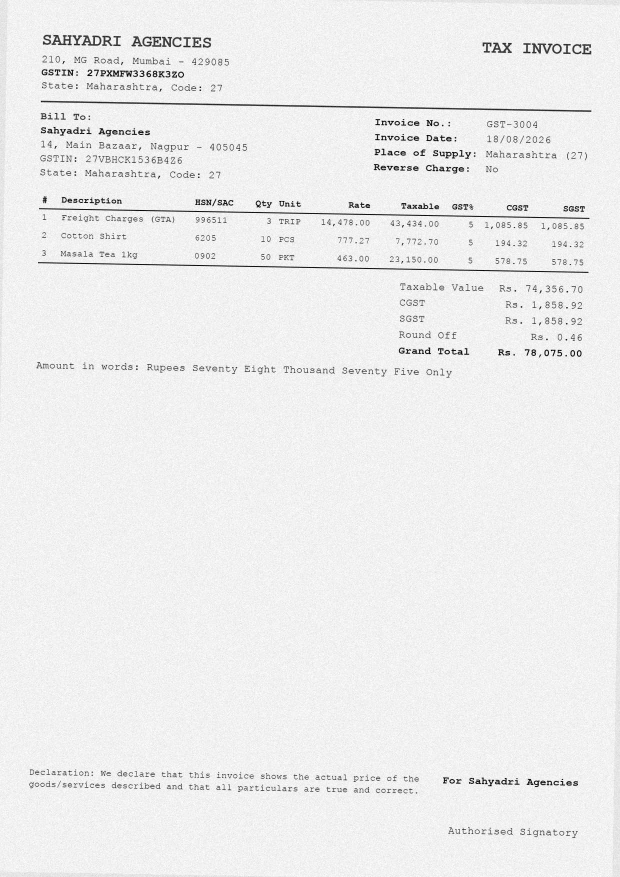
#> input picture samples/invoices/syn_syn_0_00024.jpg, 1240 x 1754 px (shown at 1/2 size)
$ python -i imgquality.py   (imports and definitions only)   (older library calls are emulated)
#> lines starting #> are read from the running program, lines starting #| are printed output that depends on the picture; after the words box and inside, x2 and y2 are one past the last pixel; in counts of white or black regions, pixels touching at a corner belong together
"""Image quality gate + photo preprocessing for uploaded vendor documents.
Quality metrics are measured, then thresholds are set from data (see eval_quality.py), not guessed."""

import cv2, numpy as np
from PIL import Image


def _gray(img):
    a = np.array(img.convert("RGB"))
    return cv2.cvtColor(a, cv2.COLOR_RGB2GRAY)


# [25 lines left out: function quality_metrics, not called in this run]


def estimate_skew(g) -> float:
    """Dominant text-line angle in degrees (small-angle), via minAreaRect of dark pixels."""
    small = cv2.resize(g, (g.shape[1] // 2 or 1, g.shape[0] // 2 or 1)) if max(g.shape) > 1600 else g
    bw = cv2.adaptiveThreshold(small, 255, cv2.ADAPTIVE_THRESH_GAUSSIAN_C, cv2.THRESH_BINARY_INV, 31, 15)
    ys, xs = np.where(bw > 0)
    if len(xs) < 500:
        return 0.0
    pts = np.column_stack([xs, ys]).astype(np.float32)
    ang = cv2.minAreaRect(pts)[-1]
    ang = ang - 90 if ang > 45 else ang
    return float(ang if abs(ang) <= 15 else 0.0)


# [26 lines left out: function verdict, not called in this run]


# Calibrated on 90 real invoice images (eval_quality_rows.json): sharpness<1000 or short side<700 flags 29 images,
# of which only 41% still read vs 84% of unflagged. A flag is a risk signal, NOT proof of failure (41% still read),
# so the engine treats it as advisory and asks for a re-upload only when extraction itself abstains.
THRESHOLDS = dict(min_side=700, sharpness=1000.0, dark=70, glare=0.12, unevenness=38.0, skew=6.0)


def enhance_for_ocr(img: Image.Image) -> list:
    """Photo-oriented variants: flatten lighting, deskew, upscale, local contrast. Returns PIL images to OCR."""
    g = _gray(img)
    h, w = g.shape
    ang = estimate_skew(g)
    if abs(ang) > 0.7:
        M = cv2.getRotationMatrix2D((w / 2, h / 2), ang, 1.0)
        g = cv2.warpAffine(g, M, (w, h), flags=cv2.INTER_CUBIC, borderMode=cv2.BORDER_REPLICATE)
    bg = cv2.medianBlur(cv2.resize(g, (w // 8 or 1, h // 8 or 1)), 21)
    bg = cv2.resize(bg, (w, h))
    flat = cv2.divide(g, np.maximum(bg, 1), scale=255)  # divide out the illumination field
    target = 2200 / max(w, 1)
    up = cv2.resize(flat, None, fx=target, fy=target, interpolation=cv2.INTER_CUBIC) if target > 1 else flat
    clahe = cv2.createCLAHE(clipLimit=2.0, tileGridSize=(8, 8)).apply(up)
    thr = cv2.adaptiveThreshold(up, 255, cv2.ADAPTIVE_THRESH_GAUSSIAN_C, cv2.THRESH_BINARY, 41, 12)
    return [Image.fromarray(clahe), Image.fromarray(thr)]

>>> from PIL import Image
>>> picture = Image.open('samples/invoices/syn_syn_0_00024.jpg')
#> picture is the input picture: PIL image 1240x1754 RGB; min 0, max 255, mean 237.3
>>> result = enhance_for_ocr(picture)
#> in estimate_skew, `small = cv2.resize(g, (g.shape[1] // 2 or 1, g.shape[0] // 2 or 1)) if..`:
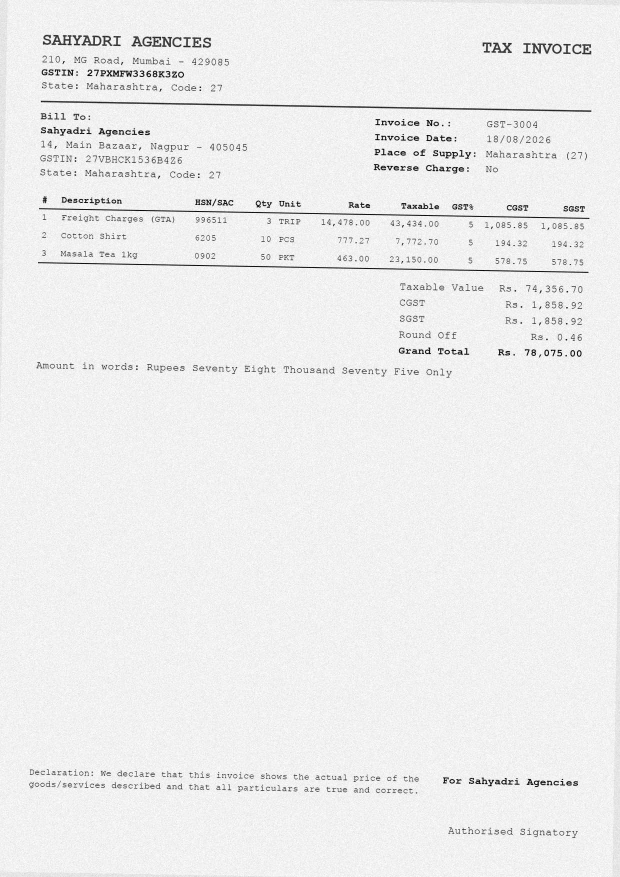
#> small: shape (877, 620); min 2, max 255, mean 237.4
#> in estimate_skew, `bw = cv2.adaptiveThreshold(small, 255, cv2.ADAPTIVE_THRESH_GAUSSIAN_C,..`:
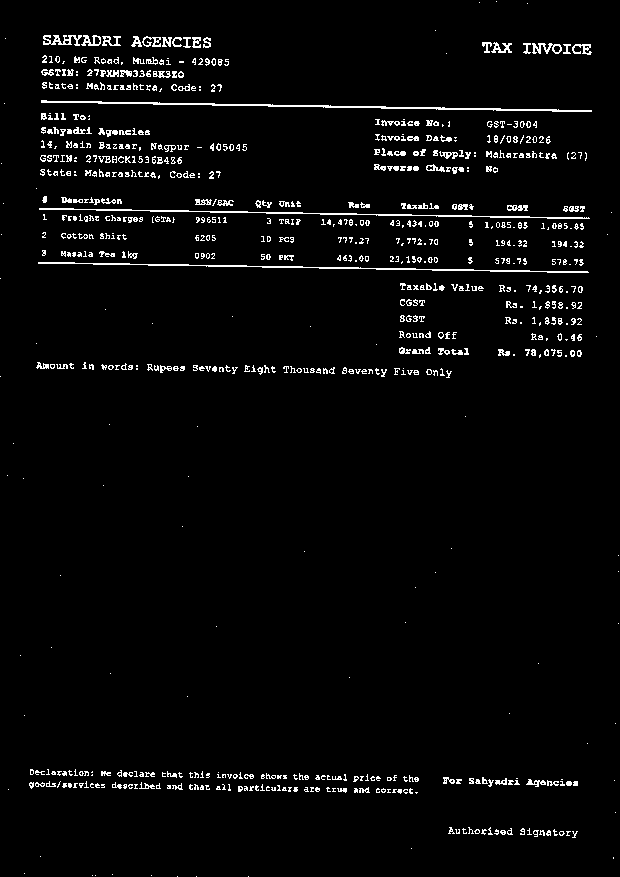
#> bw: shape (877, 620); 3.3% white in thin lines or dots
#> in estimate_skew, `ys, xs = np.where(bw > 0)`: ys = 17892 values from 1 to 876; xs = 17892 values, max 618 at index 15318, min 0 at index 12602, mean 300.8
#> in estimate_skew, `pts = np.column_stack([xs, ys]).astype(np.float32)`: pts = 17892 pairs, first value 0 to 618, second value 1 to 876
#> in estimate_skew, `ang = cv2.minAreaRect(pts)[-1]`: ang = -1.11
#> in enhance_for_ocr, `M = cv2.getRotationMatrix2D((w / 2, h / 2), ang, 1.0)`: M = [[1, -0.0194, 17.1], [0.0194, 1, -11.84]]
#> in enhance_for_ocr, `g = cv2.warpAffine(g, M, (w, h), flags=cv2.INTER_CUBIC, borderMode=cv2..`:
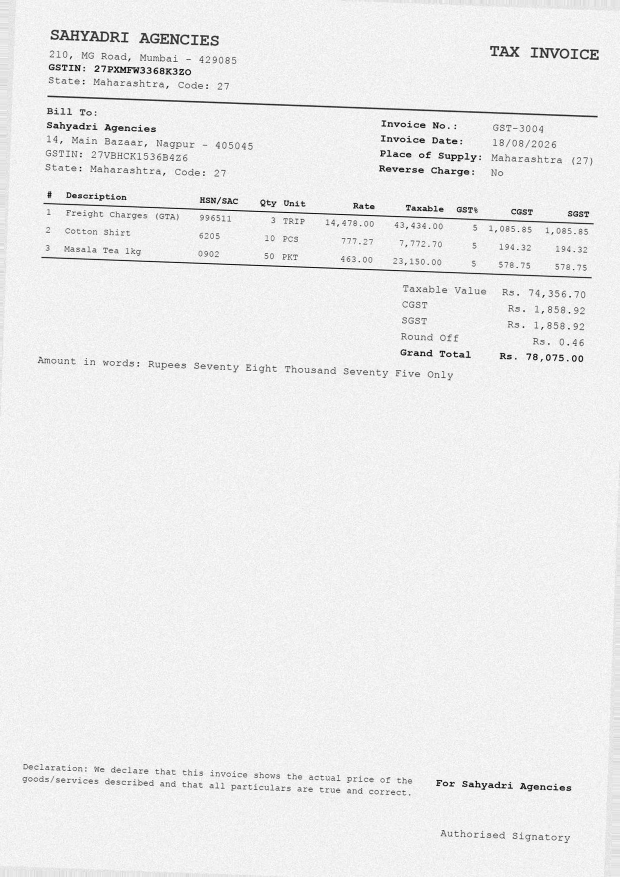
#> g: shape (1754, 1240) (shown at 1/2 size); min 0, max 255, mean 237.2
#> in enhance_for_ocr, `thr = cv2.adaptiveThreshold(up, 255, cv2.ADAPTIVE_THRESH_GAUSSIAN_C, c..`:
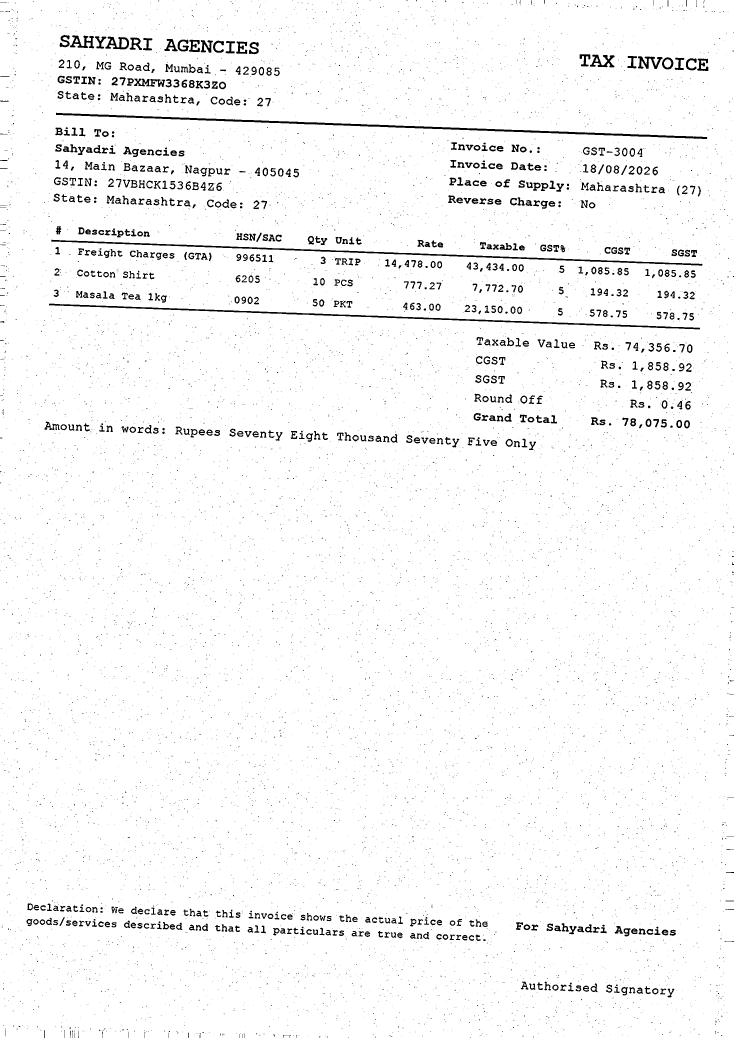
#> thr: shape (3112, 2200) (shown at 1/3 size); 97% white; 11062 black regions (10196 under 20 px), largest, box (x1, y1, x2, y2) and area: (168, 338, 2122, 417) 11645, (147, 911, 2100, 989) 9272, (154, 719, 2108, 797) 9248
#> result = 2 items

$ run again, on samples/invoices/syn_syn_0_00351.jpg
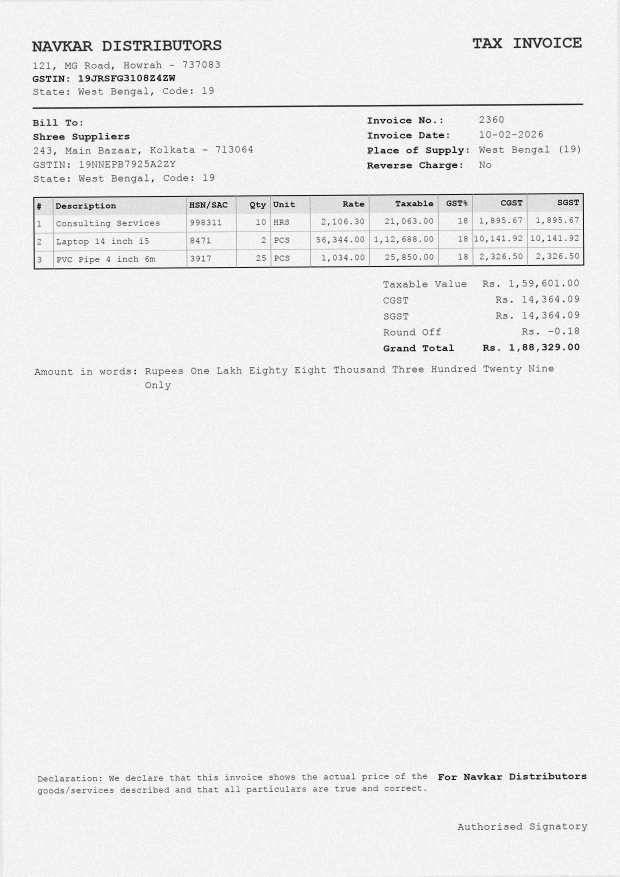
#> input picture samples/invoices/syn_syn_0_00351.jpg, 1240 x 1754 px (shown at 1/2 size)
#> picture is the input picture: PIL image 1240x1754 RGB; min 0, max 255, mean 237.8
#> in estimate_skew, `bw = cv2.adaptiveThreshold(small, 255, cv2.ADAPTIVE_THRESH_GAUSSIAN_C,..`:
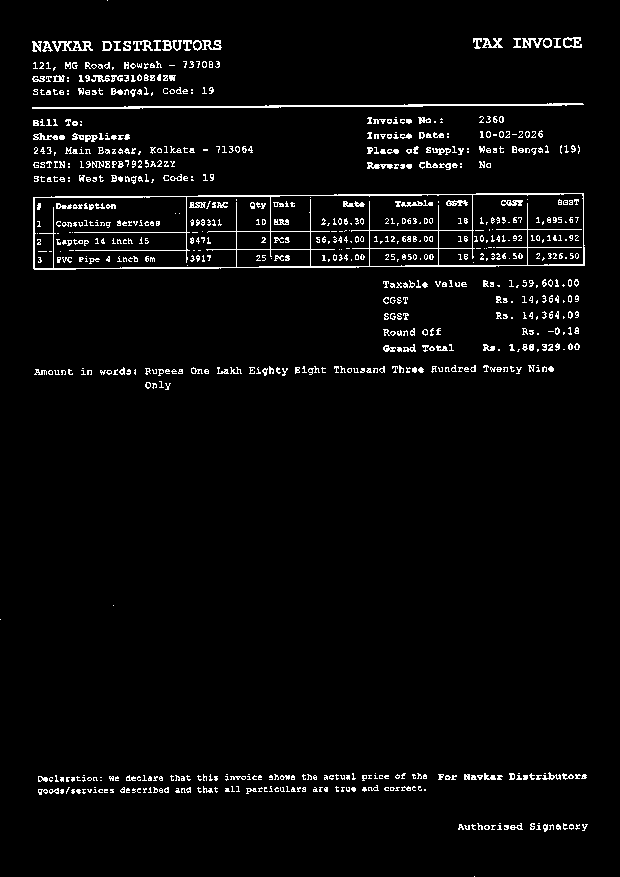
#> bw: shape (877, 620); 3.7% white in thin lines or dots
#> pts = 20076 pairs, first value 0 to 587, second value 0 to 876
#> in estimate_skew, `ang = cv2.minAreaRect(pts)[-1]`: ang = -86.83
#> in enhance_for_ocr, `ang = estimate_skew(g)`: ang = 0
#> in enhance_for_ocr, `thr = cv2.adaptiveThreshold(up, 255, cv2.ADAPTIVE_THRESH_GAUSSIAN_C, c..`:
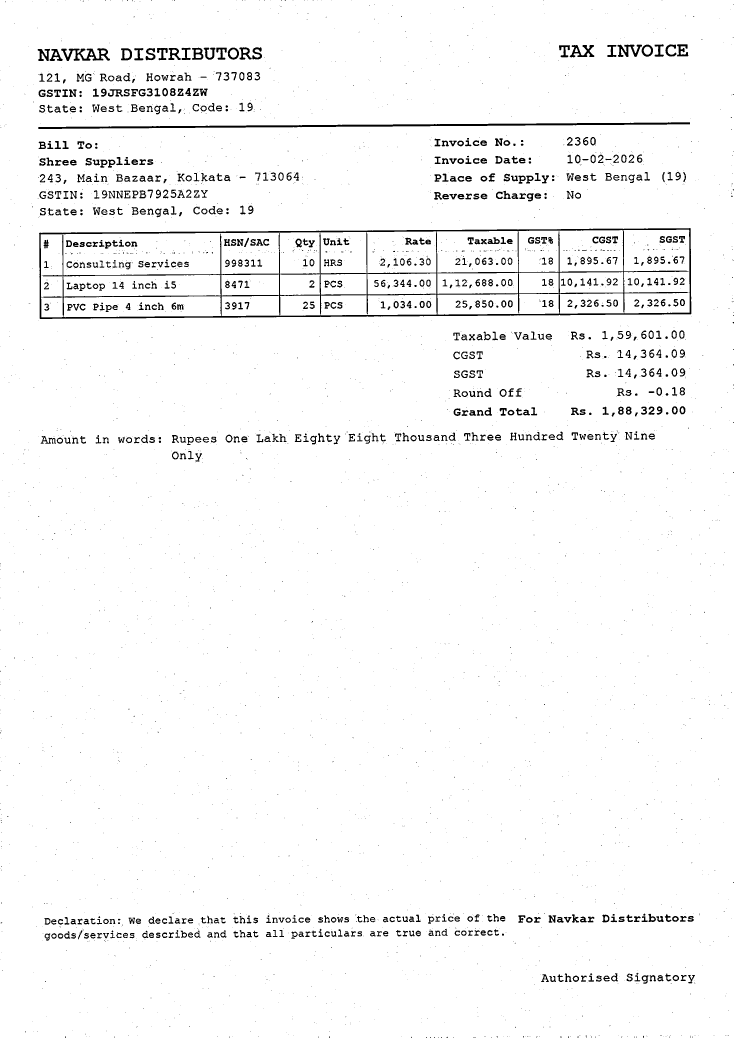
#> thr: shape (3112, 2200) (shown at 1/3 size); 97% white; 3973 black regions (3097 under 20 px), largest, box (x1, y1, x2, y2) and area: (117, 684, 2074, 957) 38556, (115, 367, 2070, 387) 11520, (183, 145, 330, 183) 2470
#> result = 2 items
